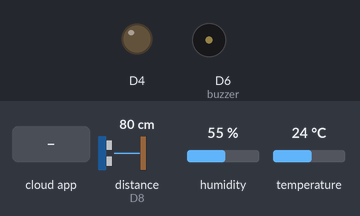
A sketch run on a simulated ESP8266 (NodeMCU). On the bench: output pins drawn as LEDs (lit = HIGH), buzzer (waves = sounding). The inputs (shaded band) are chosen by the test bench; at power-on: distance to the obstacle (sensor on D8) 80 cm, humidity 55 %, temperature 24 °C. The echo pulse lasts 58.3 µs per cm; WiFi joins after 1.5 s; servers stay silent unless stated; the Firebase database answers and starts empty; pins used as bus, display or sensor lines are not drawn; what the sketch prints to the serial monitor is not drawn.

Above: at 2.7 s.
2.8 s: the phone or cloud app sets buz to 1
At 6.4 s:
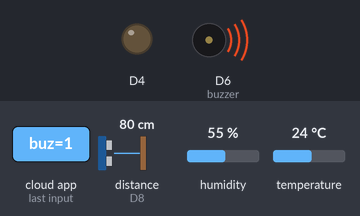
7.3 s: the phone or cloud app sets buz to 0
At 10.8 s:
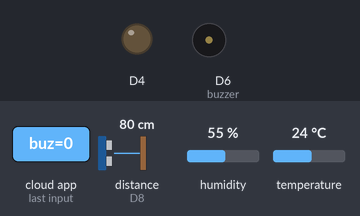
Timing chart, 0 to 12.3 s (numbered marks = the images above; inputs shaded):
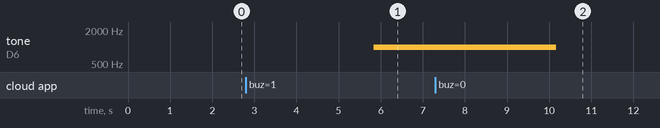

Measured:
- after the input at 2.8 s, tone on D6 (buzzer): silent → 1000 Hz after 3.0 s
- after the input at 7.3 s, tone on D6 (buzzer): 1000 Hz → silent after 2.9 s

The sketch:

codigofinal.ino
```cpp
const int Trigger = D7;
const int Echo = D8;
const int buzzer = D6;

#include <DHT.h>
float tiempo;
float distancia;
#if defined(ESP32)
#include <WiFi.h>
#elif defined(ESP8266)
#include <ESP8266WiFi.h>
#endif
#define DHTPIN D2
#include <Firebase_ESP_Client.h>
#define DHTTYPE DHT11
#include <addons/RTDBHelper.h>
#define WIFI_SSID "Azulejo2"
#define WIFI_PASSWORD "3994.dasala"
#define DATABASE_URL "heatertech-f3dd5-default-rtdb.firebaseio.com"
#define DATABASE_SECRET "tHjSebolExLaQ8Q9RVwIaGxHper8bl2CADRjdRbc"
FirebaseData fbdo;
FirebaseAuth auth;
FirebaseConfig config;

DHT dht(DHTPIN, DHTTYPE);
// se usa para loguear en una red y una bas de datos ademas de inicializar los pines
 void setup()
 {
pinMode(buzzer, OUTPUT);

  pinMode(Trigger, OUTPUT);
  pinMode(Echo, INPUT);
  digitalWrite(Trigger, LOW);


    dht.begin();
  Serial.begin(115200);
 WiFi.begin(WIFI_SSID, WIFI_PASSWORD);
 Serial.print ("buscando red");
 while (WiFi.status()!= WL_CONNECTED)
 {
  Serial.print(".");
  delay(30);
  }
  Serial.println();
  Serial.print("conexion exitosa ip:");
  Serial.println(WiFi.localIP());
  Serial.print("firebase");
  config.database_url = DATABASE_URL;
  config.signer.tokens.legacy_token = DATABASE_SECRET;

  Firebase.reconnectWiFi(true);
  Firebase.begin(&config,&auth);

  pinMode(D4,OUTPUT);


 }


String dato2="";
String dato="";
String dato3="";


void loop()


{


if (Firebase.RTDB.getString(&fbdo, "/Estado")){

dato = fbdo.stringData();
}
if (Firebase.RTDB.getString(&fbdo, "/seg")){

dato2 = fbdo.stringData();
}

if(dato=="0") digitalWrite(D4,LOW);
else if(dato2=="0")digitalWrite(D4,LOW);

else if(dato=="1")digitalWrite(D4,HIGH);


  // Leemos la humedad relativa
  float h = dht.readHumidity();
  // Leemos la temperatura en grados centígrados (por defecto)
  float t = dht.readTemperature();
  // Leemos la temperatura en grados Fahreheit
  float f = dht.readTemperature(true);

  // Comprobamos si ha habido algún error en la lectura


  Serial.print("Humedad: ");
  Serial.print(h);
  Serial.print(" %\t");
  Serial.print("Temperatura: ");
  Serial.print(t);
  Serial.print(" *C ");
  Serial.print(f);
  Serial.print(" *F\t");
  Serial.print("Índice de calor: ");

  Serial.print(" *C ");

  Serial.println(" *F");
 //Firebase.set(fbdo, "/temperatura",t);
 //Firebase.set(fbdo, "/farenheit",f);
//fbdo.dataType("/farenheit",f);
Firebase.RTDB.set(&fbdo, "/humedad",h);
Firebase.RTDB.set(&fbdo, "/farenheit",f);
Firebase.RTDB.set(&fbdo, "/temperatura",t);
// se suben las variables de temperatura humedad a la base de datos
Firebase.RTDB.set(&fbdo, "/seg","0");
delay(3000);
//Firebase.setInt(firebaseData,"/humedad",h;

 long ti; //timepo que demora en leer la distancia
  long d; //distancia en centimetros

  digitalWrite(Trigger, HIGH);
  delayMicroseconds(10);
  digitalWrite(Trigger, LOW);

  ti = pulseIn(Echo, HIGH);
  d = ti/59;

  Serial.print("Distancia: ");
  Serial.print(d);
  Serial.print("cm");
  Serial.println();
  delay(100);
Firebase.RTDB.set(&fbdo, "/distancia",d);


if (Firebase.RTDB.getString(&fbdo, "/buz")){

dato3 = fbdo.stringData();
}
if(dato3=="0")  noTone(buzzer);

else if (dato3=="1") tone(buzzer, 1000);
}
```
